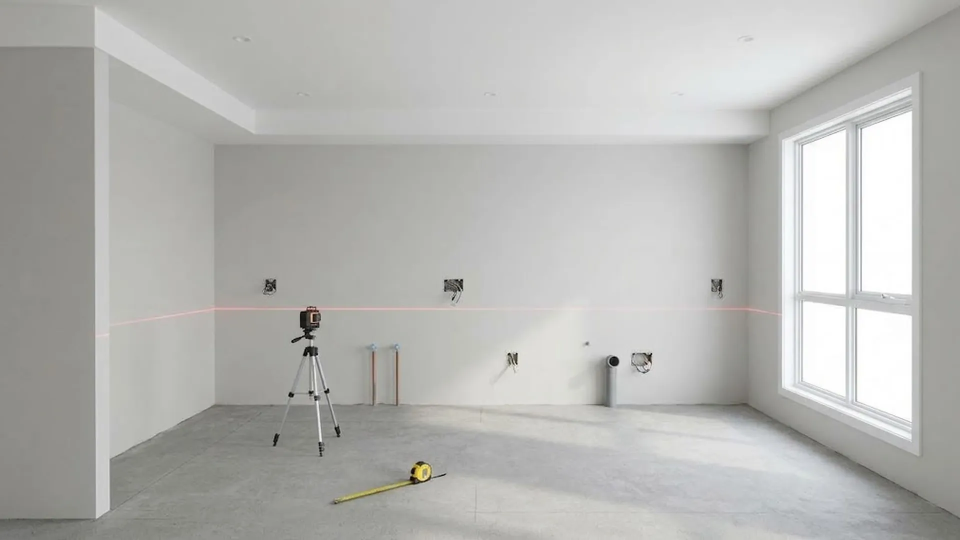
#> input picture img/film/1-olcu.webp, 1920 x 1080 px (shown at 1/2 size)
$ python -i keyframes.py   (imports and definitions only)
#> lines starting #> are read from the running program, lines starting #| are printed output that depends on the picture
#> further down, picture is the input picture: PIL image 1920x1080 RGB; mean R, G, B 181.7, 181.7, 178.9
"""Turn the four film keyframes into the site's images (img/film/) and the share image (img/og.jpg).

  py -3 tools/keyframes.py [folder]        # default folder: gemini/

The folder holds 1-olcu, 2-govde, 3-gunduz, 4-aksam (desktop, landscape) and the same names with -m
(phone, portrait), as .png, .jpg, .jpeg or .webp. See GEMINI.md for how they were made.

Gemini's edits drift by a percent or so, which shows as ghosting in the cross-fades, so every frame
is first aligned to its neighbour in the edit chain (uniform scale and shift that best match the
edges): 4-aksam and 2-govde to 3-gunduz, 1-olcu to 2-govde (it was edited from that frame).
Then each is cropped to 16:9 / 9:16 and saved as WebP, 1920 × 1080 and 1080 × 1920.
The printed match is the edge similarity: around 0.6 or more is the same camera; well below 0.5
means Gemini moved the camera and the frame should be redone.
"""
import os
import sys

import numpy as np
from PIL import Image, ImageFilter

ROOT = os.path.dirname(os.path.dirname(os.path.abspath(__file__)))
SRC = os.path.join(ROOT, sys.argv[1] if len(sys.argv) > 1 else "gemini")
OUT = os.path.join(ROOT, "img", "film")
# frame -> the frame it was edited from (None for the reference)
CHAIN = {"3-gunduz": None, "4-aksam": "3-gunduz", "2-govde": "3-gunduz", "1-olcu": "2-govde"}


# [6 lines left out: function find, not called in this run]


def edges(im, w):
    small = im.convert("L").resize((w, round(w * im.height / im.width)))
    return np.asarray(small.filter(ImageFilter.FIND_EDGES), dtype=np.float32)


# [25 lines left out: function align, not called in this run]


def crop(im, w, h):
#> called with w = 1200, h = 630
    scale = max(w / im.width, h / im.height)
#> scale = 0.625
    im = im.resize((round(im.width * scale), round(im.height * scale)), Image.LANCZOS)
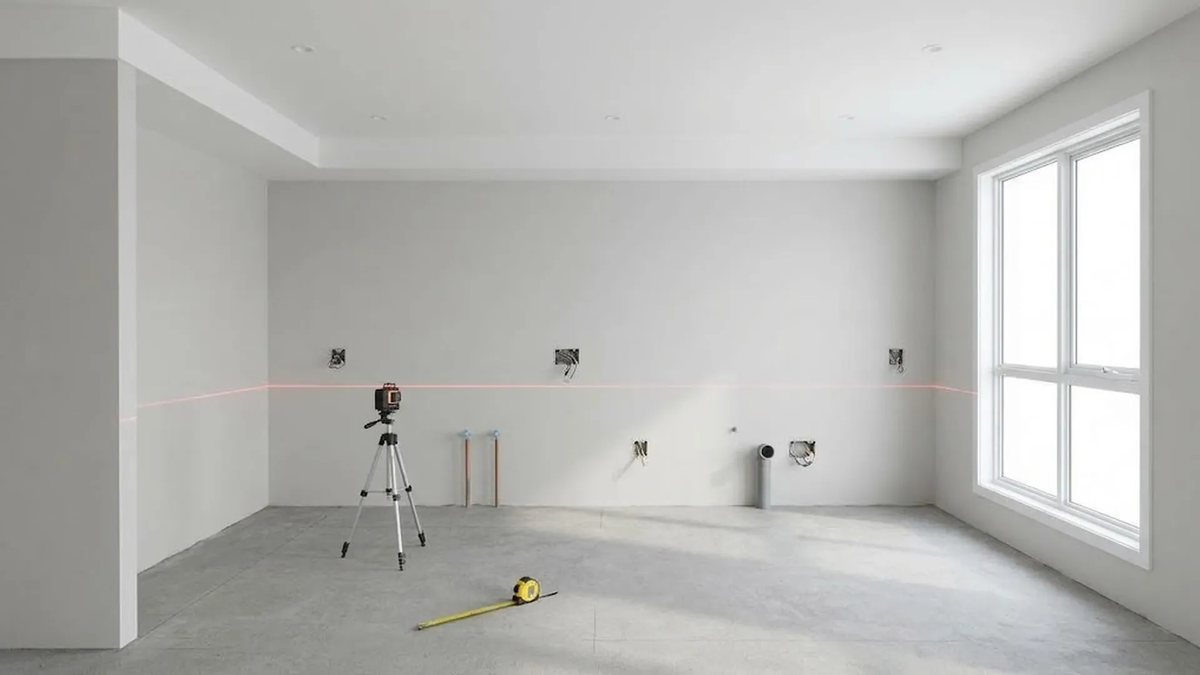
#> im: PIL image 1200x675 RGB; mean R, G, B 181.7, 181.7, 178.9
    left, top = (im.width - w) // 2, (im.height - h) // 2
#> left = 0; top = 22
    return im.crop((left, top, left + w, top + h))
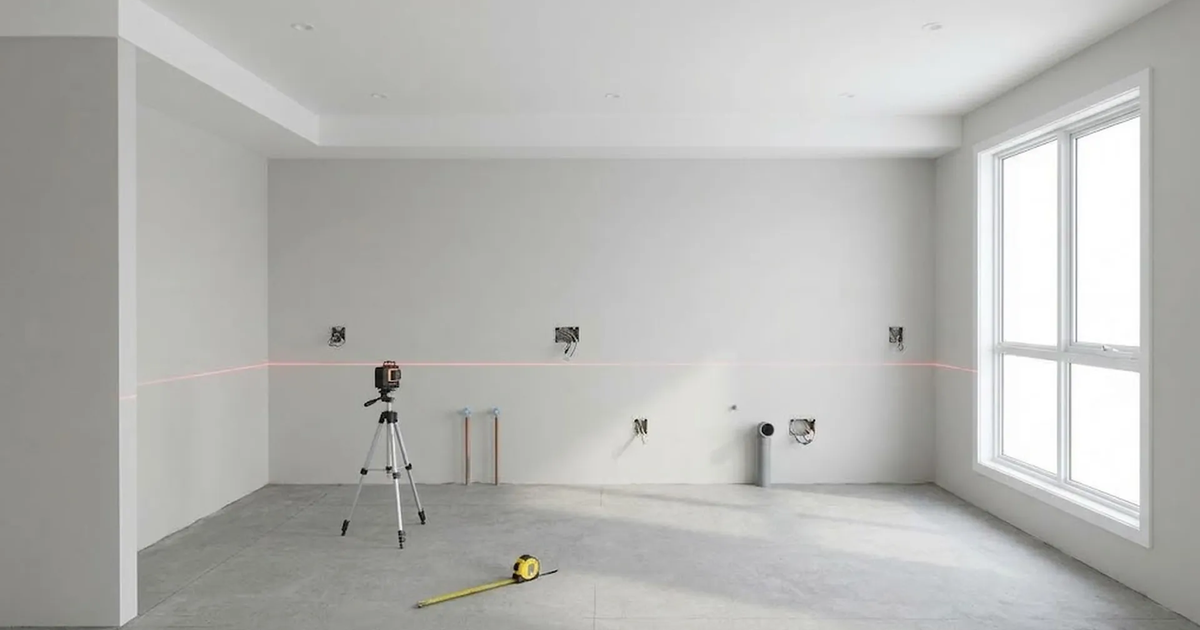
#> returned value: PIL image 1200x630 RGB; mean R, G, B 182.1, 182, 179.2


# [14 lines left out: function build, not called in this run]


def share_image(im):
    # the evening kitchen, 1200 × 630
    crop(im, 1200, 630).save(os.path.join(ROOT, "img", "og.jpg"), "JPEG", quality=84, optimize=True, progressive=True)


# [5 lines left out: function main, not called in this run]


# [2 lines not run here, left out]

>>> from PIL import Image
>>> picture = Image.open('../img/film/1-olcu.webp')
>>> result = share_image(picture)

$ run again, on img/film/2-govde-m.webp
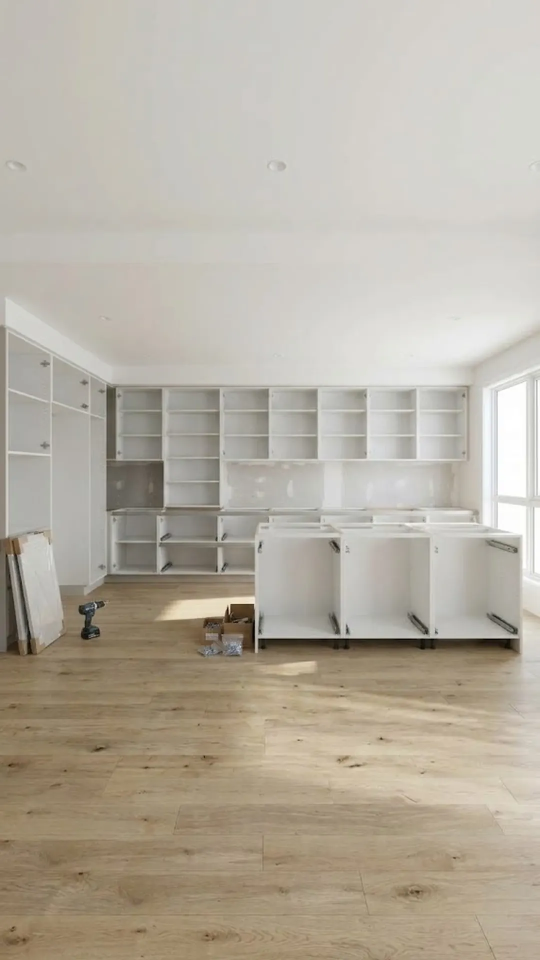
#> input picture img/film/2-govde-m.webp, 1080 x 1920 px (shown at 1/2 size)
#> picture is the input picture: PIL image 1080x1920 RGB; mean R, G, B 181.6, 174.2, 161
#> in crop, `return im.crop((left, top, left + w, top + h))`:
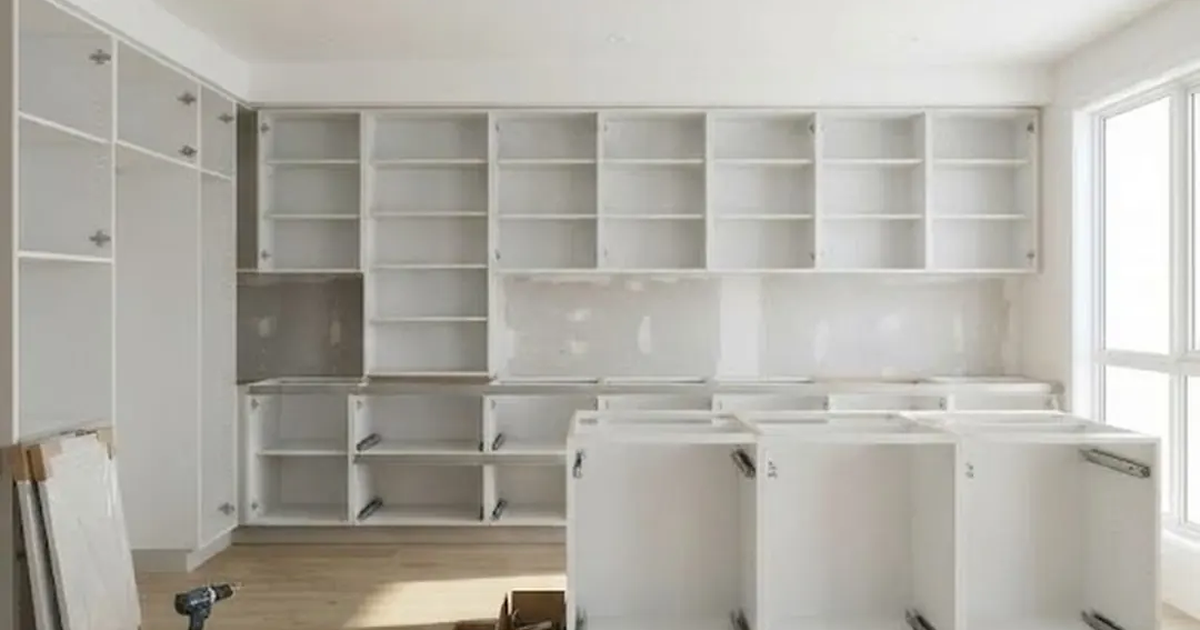
#> returned value: PIL image 1200x630 RGB; mean R, G, B 178, 175.2, 167.7

$ run again, on img/film/3-gunduz-m.webp
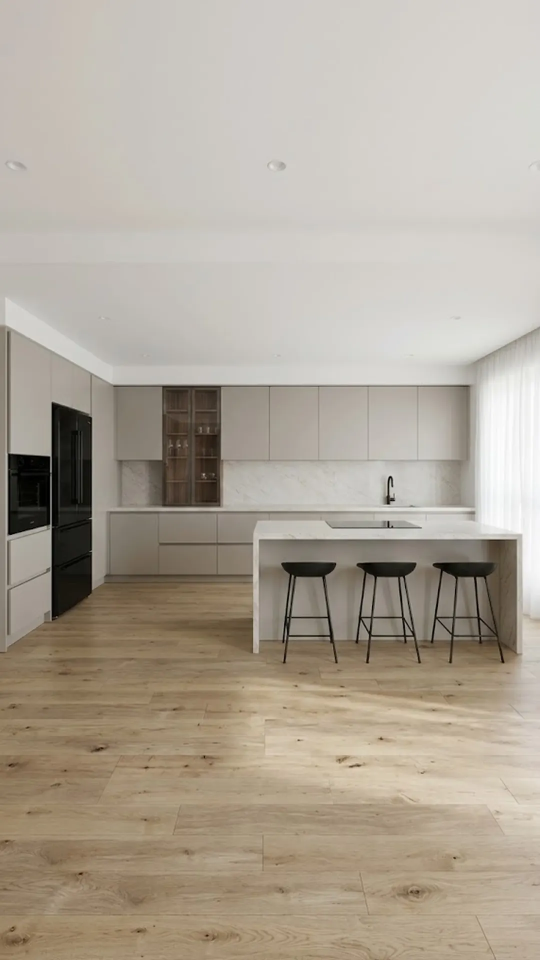
#> input picture img/film/3-gunduz-m.webp, 1080 x 1920 px (shown at 1/2 size)
#> picture is the input picture: PIL image 1080x1920 RGB; mean R, G, B 174.4, 165.1, 151.6
#> in crop, `return im.crop((left, top, left + w, top + h))`:
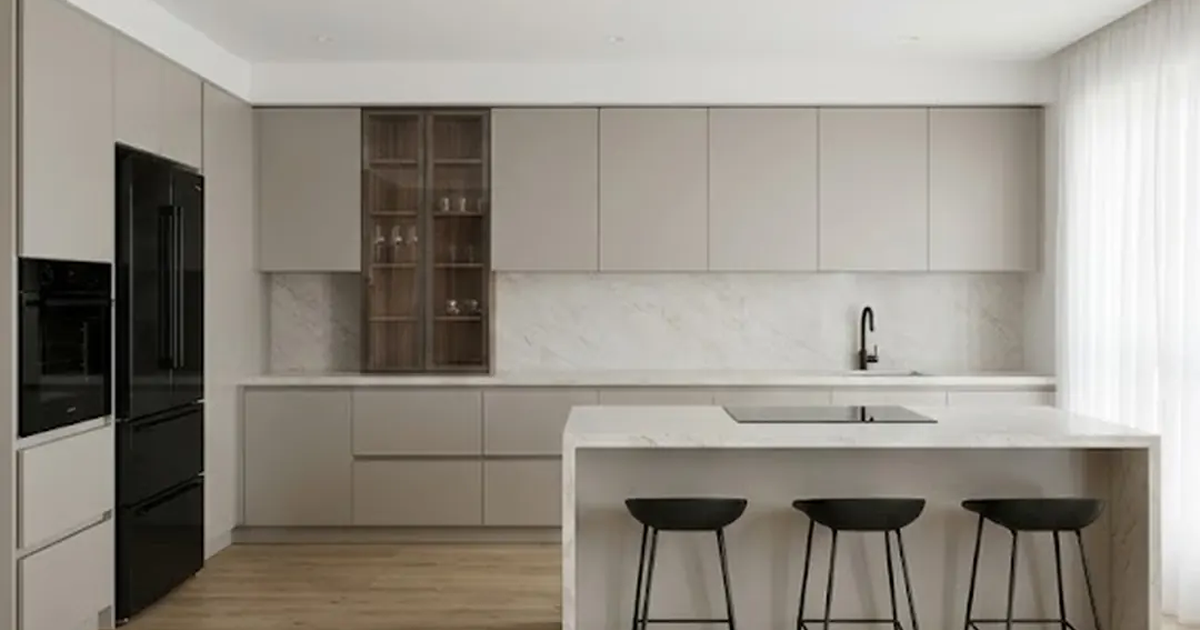
#> returned value: PIL image 1200x630 RGB; mean R, G, B 150.2, 144.6, 135.7
